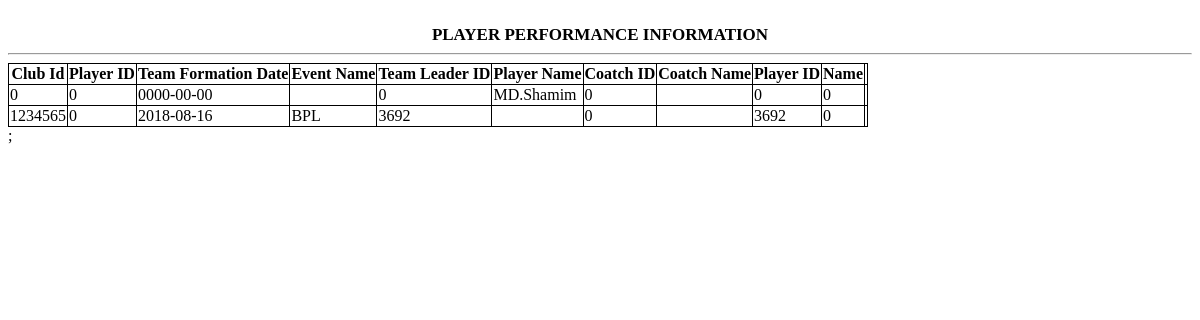
The app's page /teaminfoview.php with its own data.
### tables this page shows
CREATE TABLE `teaminfo` (
  `Club_Id` int(10) NOT NULL,
  `Cplayer_Id` int(10) NOT NULL,
  `Team_Formation_Date` date NOT NULL,
  `Event_Name` varchar(20) NOT NULL,
  `Team_Leader_Id` int(10) NOT NULL,
  `Player_Name` varchar(20) NOT NULL,
  `Coatch_Id` int(10) NOT NULL,
  `Coatch_Name` varchar(20) NOT NULL,
  `Player_Id` int(10) NOT NULL,
  `Name` varchar(20) NOT NULL
);

### teaminfoview.php (the view, shortened to what this page needs)
<?php
include_once("config.php");
$result = "SELECT S.Club_Id,S.Cplayer_Id,S.Team_Formation_Date,S.Event_Name,S.Team_Leader_Id,S.Player_Name,S.Coatch_Id,S.Coatch_Name,S.Player_Id,S.Name
FROM teaminfo S";
$result = mysqli_query($conn, $result);
?>
<!DOCTYPE html>
<html>
<head>
</head>
<body>
<h1>Player Performance Information</h1>
<hr>
<table>
	<tr>
<th>Club Id</th>
<th>Player ID</th>
<th>Team Formation Date</th>
<th>Event Name</th>
<th>Team Leader ID</th>
<th>Player Name</th>
<th>Coatch ID</th>
<th>Coatch Name</th>
<th>Player ID</th>
<th>Name</th>
</tr>
<?php
while($res= mysqli_fetch_array($result)) {
?>
<tr>
<td><?php echo $res['Club_Id'];?></td>
<td><?php echo $res['Player_Id'];?></td>
<td><?php echo $res['Team_Formation_Date'];?></td>
<td><?php echo $res['Event_Name'];?></td>
<td><?php echo $res['Team_Leader_Id'];?></td>
<td><?php echo $res['Player_Name'];?></td>
<td><?php echo $res['Coatch_Id'];?></td>
<td><?php echo $res['Coatch_Name'];?></td>
<td><?php echo $res['Team_Leader_Id'];?></td>
<td><?php echo $res['Player_Id'];?></td>
<td><?php echo $res['Name'];?></td>
</tr>
<?php
}
?>
</table>
</hr>;
<html>
<body background="https://img00.deviantart.net/8e6e/i/2006/297/0/a/green_background_by_l0rdn1k0n.jpg"></body>
</html>

### teaminfoview.php (style rules this page uses)
table, th, td { border: 1px solid black; border-collapse: collapse; }
h1 { margin: 25px auto 0; text-align: center; text-transform: uppercase; font-size: 17px; }
table td { transition: all .5s; }

### records on screen
teaminfo: Club_Id "0", Player_Id "0", Team_Formation_Date "0000-00-00", Team_Leader_Id "0", Player_Name "MD.Shamim", Coatch_Id "0"
teaminfo: Club_Id "1234565", Player_Id "0", Team_Formation_Date "2018-08-16", Event_Name "BPL", Team_Leader_Id "3692", Coatch_Id "0"
